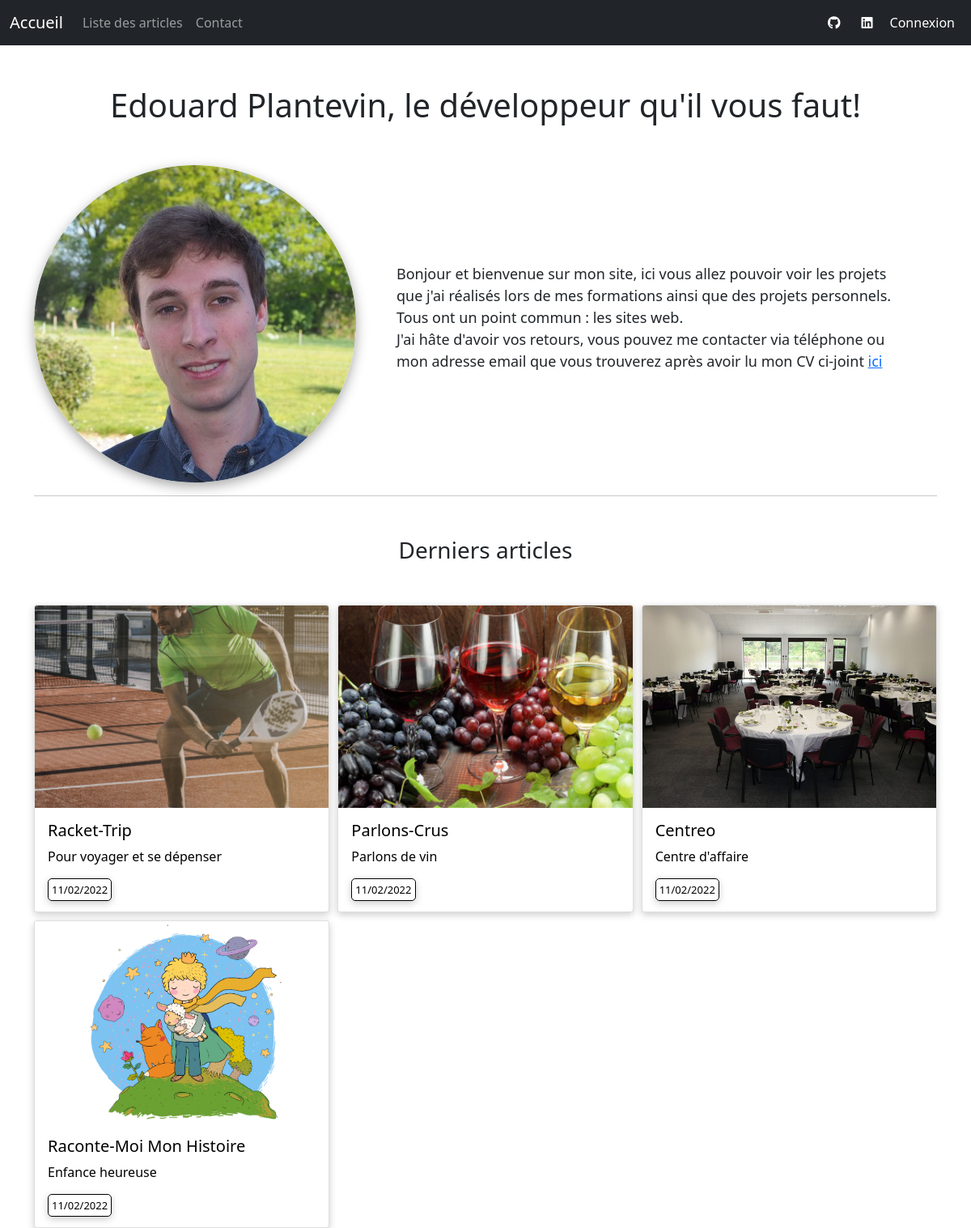
The page /public/index.php on the database its author committed.
### tables this page shows
CREATE TABLE `articles` (
  `id` int(11) NOT NULL,
  `title` varchar(255) NOT NULL,
  `content` text NOT NULL,
  `short_description` text NOT NULL,
  `created_at` datetime NOT NULL DEFAULT CURRENT_TIMESTAMP,
  `updated_at` datetime DEFAULT NULL,
  `author_id` varchar(255) NOT NULL,
  `active` tinyint(4) NOT NULL DEFAULT '0',
  `image` varchar(255) NOT NULL
);

### Controllers/Controller.php (called while the page is built, shortened)
<?php
abstract class Controller
{
    public function render(string $file, array $data = [], string $template = 'default')
    {
        extract($data);
        require "/Applications/MAMP/htdocs/Blog/Views/$file.php";
    }
}

### Controllers/MainController.php (called while the page is built, shortened)
<?php
class MainController extends Controller
{
    public function index()
    {
        $articlesModel = new ArticleModel;
        $articles = $articlesModel->findBy(['active' => 1]);
        $this->render('main/index', [
            'articles' => $articles,
            'session' => $this->session()
        ]);
    }
}

### public/index.php (called while the page is built, shortened)
<?php
$app = new Main();
$app->start();

### Models/Model.php (called while the page is built, shortened)
<?php
class Model extends Db
{
    protected $table;
    public function findBy(array $params)
    {
        $parameters = [];
        $values = [];
        foreach($params as $parameter => $value)
        {
            $parameters[] = "$parameter = ?";
            $values[] = $value;
        }
        $listParameters = implode(' AND ', $parameters);
        return $this->request('SELECT * FROM ' . $this->table . ' WHERE ' . $listParameters, $values)->fetchAll();
    }
    public function request(string $sql, array $attributs = null)
    {
        $this->db = DB::getInstance();
        if($attributs != null)
        {
            $query = $this->db->prepare($sql);
            $query->execute($attributs);
            return $query;
        }
        else
        {
            return $this->db->query($sql);
        }
    }
}

### Models/ArticleModel.php (called while the page is built, shortened)
<?php
class ArticleModel extends Model
{
    public function __construct()
    {
        $this->table = 'articles';
    }
}

### Core/Db.php (called while the page is built, shortened)
<?php
class Db extends PDO
{
    private static $instance;
    private function __construct()
    {
        $_dsn = 'mysql:host=' . self::DBHOST . ';dbname=' . self::DBNAME;
    }
    public static function getInstance(): self
    {
        if(self::$instance === null)
        {
            self::$instance = new self();
        }
        return self::$instance;
    }
}

### Views/main/index.php (the view)
<section>
  <h1 class="main-title">Edouard Plantevin, le développeur qu'il vous faut!</h1>
  <div class="container-info">
    <img src="/Blog/public/assets/images/edouard-round.png" class="avatar" alt="edouard plantevin">
    <p class="info">
      Bonjour et bienvenue sur mon site, ici vous allez pouvoir voir les projets que j'ai réalisés
      lors de mes formations ainsi que des projets personnels. Tous ont un point commun : les sites web.<br>
      J'ai hâte d'avoir vos retours, vous pouvez me contacter via téléphone ou mon adresse email que vous trouverez après avoir lu mon CV ci-joint <a href="/Blog/public/assets/pdf/cv.pdf" target="_blank">ici</a>
    </p>
  </div>
</section>
<hr>
<section id="blog">
    <h3 class="main-title">Derniers articles</h3>
    <div class="grid-articles">
        <?php foreach ($articles as $article): ?>
          <a href="/Blog/public/articles/detail/<?= htmlspecialchars($article->id) ?>" class="link-article">
              <div class="card">
                  <img src="/Blog/public/assets/images/<?= htmlspecialchars($article->image) ?>" class="card-img-top" alt="<?= htmlspecialchars($article->title) ?>">
                  <div class="card-body">
                      <h5 class="card-title"><?= htmlspecialchars($article->title) ?></h5>
                      <p class="card-text"><?= htmlspecialchars($article->short_description) ?></p>
                      <span class="date-card"><?= date_format(new DateTime(htmlspecialchars($article->updated_at)), 'd/m/Y') ?></span>
                  </div>
              </div>
          </a>
        <?php endforeach; ?>
    </div>
</section>

### public/assets/styles/app.css (style rules this page uses)
.main-title { text-align: center; margin: 50px 0; }
.date-card { box-shadow: 0 3px 10px rgb(0 0 0 / 0.2); font-size: 13px; border: 1px solid; padding: 4px; border-radius: 5px; color: black; }
.card-img-top { height: 250px; object-fit: cover; }
.grid-articles { grid-template-columns: repeat(3, 1fr); grid-gap: 10px; grid-auto-rows: minmax(100px, auto); display: grid; }
.card { box-shadow: 0 3px 10px rgb(0 0 0 / 0.2); }
.avatar { border-radius: 50%; box-shadow: rgb(0 0 0 / 35%) 0px 5px 15px; }
.container-info { display: flex; align-items: center; }
.info { padding: 50px; font-size: 18px; font-weight: 300; }
.link-article { text-decoration: none; color: #000000; }

### rows shown on the page
articles: image (picture), title "Racket-Trip", short_description "Pour voyager et se dépenser", updated_at "11/02/2022"
articles: image (picture), title "Parlons-Crus", short_description "Parlons de vin", updated_at "11/02/2022"
articles: image (picture), title "Centreo", short_description "Centre d'affaire", updated_at "11/02/2022"
articles: image (picture), title "Raconte-Moi Mon Histoire", short_description "Enfance heureuse", updated_at "11/02/2022"
